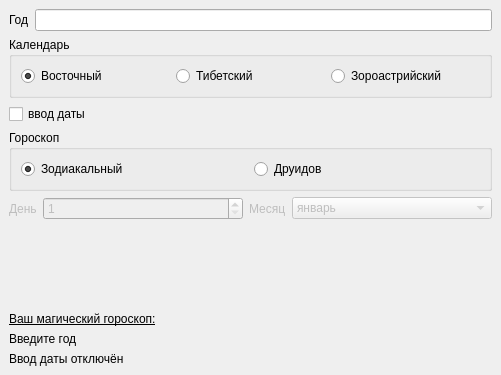
<?xml version="1.0" encoding="UTF-8"?>
<ui version="4.0">
 <class>MainWindow</class>
 <widget class="QMainWindow" name="MainWindow">
  <property name="geometry">
   <rect>
    <x>0</x>
    <y>0</y>
    <width>501</width>
    <height>375</height>
   </rect>
  </property>
  <property name="windowTitle">
   <string>Календари и гороскопы</string>
  </property>
  <widget class="QWidget" name="centralwidget">
   <layout class="QGridLayout" name="gridLayout">
    <item row="7" column="0">
     <widget class="QLabel" name="lbl_calendar">
      <property name="text">
       <string>Введите год</string>
      </property>
     </widget>
    </item>
    <item row="6" column="0">
     <widget class="QLabel" name="eee_horoscope">
      <property name="text">
       <string>&lt;html&gt;&lt;head/&gt;&lt;body&gt;&lt;p&gt;&lt;span style=&quot; text-decoration: underline;&quot;&gt;Ваш магический гороскоп:&lt;/span&gt;&lt;/p&gt;&lt;/body&gt;&lt;/html&gt;</string>
      </property>
     </widget>
    </item>
    <item row="1" column="0">
     <widget class="QGroupBox" name="gb_calendar">
      <property name="title">
       <string>Календарь</string>
      </property>
      <layout class="QHBoxLayout" name="horizontalLayout">
       <item>
        <widget class="QRadioButton" name="rb_eastern">
         <property name="enabled">
          <bool>true</bool>
         </property>
         <property name="text">
          <string>Восточный</string>
         </property>
         <property name="checked">
          <bool>true</bool>
         </property>
        </widget>
       </item>
       <item>
        <widget class="QRadioButton" name="rb_tibetan">
         <property name="enabled">
          <bool>true</bool>
         </property>
         <property name="text">
          <string>Тибетский</string>
         </property>
         <property name="checked">
          <bool>false</bool>
         </property>
        </widget>
       </item>
       <item>
        <widget class="QRadioButton" name="rb_zoroastrian">
         <property name="text">
          <string>Зороастрийский</string>
         </property>
        </widget>
       </item>
      </layout>
     </widget>
    </item>
    <item row="3" column="0">
     <widget class="QGroupBox" name="gb_horoscope">
      <property name="enabled">
       <bool>true</bool>
      </property>
      <property name="title">
       <string>Гороскоп</string>
      </property>
      <property name="checkable">
       <bool>false</bool>
      </property>
      <property name="checked">
       <bool>false</bool>
      </property>
      <layout class="QHBoxLayout" name="horizontalLayout_2">
       <item>
        <widget class="QRadioButton" name="rb_zodiac">
         <property name="enabled">
          <bool>true</bool>
         </property>
         <property name="text">
          <string>Зодиакальный</string>
         </property>
         <property name="checked">
          <bool>true</bool>
         </property>
        </widget>
       </item>
       <item>
        <widget class="QRadioButton" name="rb_druid">
         <property name="enabled">
          <bool>true</bool>
         </property>
         <property name="text">
          <string>Друидов</string>
         </property>
        </widget>
       </item>
      </layout>
     </widget>
    </item>
    <item row="2" column="0">
     <widget class="QCheckBox" name="cb_is_date">
      <property name="text">
       <string>ввод даты</string>
      </property>
     </widget>
    </item>
    <item row="4" column="0">
     <layout class="QHBoxLayout" name="horizont">
      <item>
       <widget class="QLabel" name="day">
        <property name="enabled">
         <bool>false</bool>
        </property>
        <property name="text">
         <string>День</string>
        </property>
       </widget>
      </item>
      <item>
       <widget class="QSpinBox" name="sb_day">
        <property name="enabled">
         <bool>false</bool>
        </property>
        <property name="sizePolicy">
         <sizepolicy hsizetype="Expanding" vsizetype="Fixed">
          <horstretch>0</horstretch>
          <verstretch>0</verstretch>
         </sizepolicy>
        </property>
        <property name="minimum">
         <number>1</number>
        </property>
        <property name="maximum">
         <number>31</number>
        </property>
       </widget>
      </item>
      <item>
       <widget class="QLabel" name="month">
        <property name="enabled">
         <bool>false</bool>
        </property>
        <property name="text">
         <string>Месяц</string>
        </property>
       </widget>
      </item>
      <item>
       <widget class="QComboBox" name="cb_month">
        <property name="enabled">
         <bool>false</bool>
        </property>
        <property name="sizePolicy">
         <sizepolicy hsizetype="Expanding" vsizetype="Fixed">
          <horstretch>0</horstretch>
          <verstretch>0</verstretch>
         </sizepolicy>
        </property>
        <item>
         <property name="text">
          <string>январь</string>
         </property>
        </item>
        <item>
         <property name="text">
          <string>февраль</string>
         </property>
        </item>
        <item>
         <property name="text">
          <string>март</string>
         </property>
        </item>
        <item>
         <property name="text">
          <string>апрель</string>
         </property>
        </item>
        <item>
         <property name="text">
          <string>май</string>
         </property>
        </item>
        <item>
         <property name="text">
          <string>июнь</string>
         </property>
        </item>
        <item>
         <property name="text">
          <string>июль</string>
         </property>
        </item>
        <item>
         <property name="text">
          <string>август</string>
         </property>
        </item>
        <item>
         <property name="text">
          <string>сентябрь</string>
         </property>
        </item>
        <item>
         <property name="text">
          <string>октябрь</string>
         </property>
        </item>
        <item>
         <property name="text">
          <string>ноябрь</string>
         </property>
        </item>
        <item>
         <property name="text">
          <string>декабрь</string>
         </property>
        </item>
       </widget>
      </item>
     </layout>
    </item>
    <item row="0" column="0">
     <layout class="QFormLayout" name="formLayout">
      <item row="0" column="0">
       <widget class="QLabel" name="year">
        <property name="text">
         <string>Год</string>
        </property>
       </widget>
      </item>
      <item row="0" column="1">
       <widget class="QLineEdit" name="le_year"/>
      </item>
     </layout>
    </item>
    <item row="8" column="0">
     <widget class="QLabel" name="lbl_horoscope">
      <property name="text">
       <string>Ввод даты отключён</string>
      </property>
     </widget>
    </item>
    <item row="5" column="0">
     <spacer name="verticalSpacer">
      <property name="orientation">
       <enum>Qt::Vertical</enum>
      </property>
      <property name="sizeHint" stdset="0">
       <size>
        <width>20</width>
        <height>40</height>
       </size>
      </property>
     </spacer>
    </item>
   </layout>
  </widget>
 </widget>
 <resources/>
 <connections/>
</ui>
